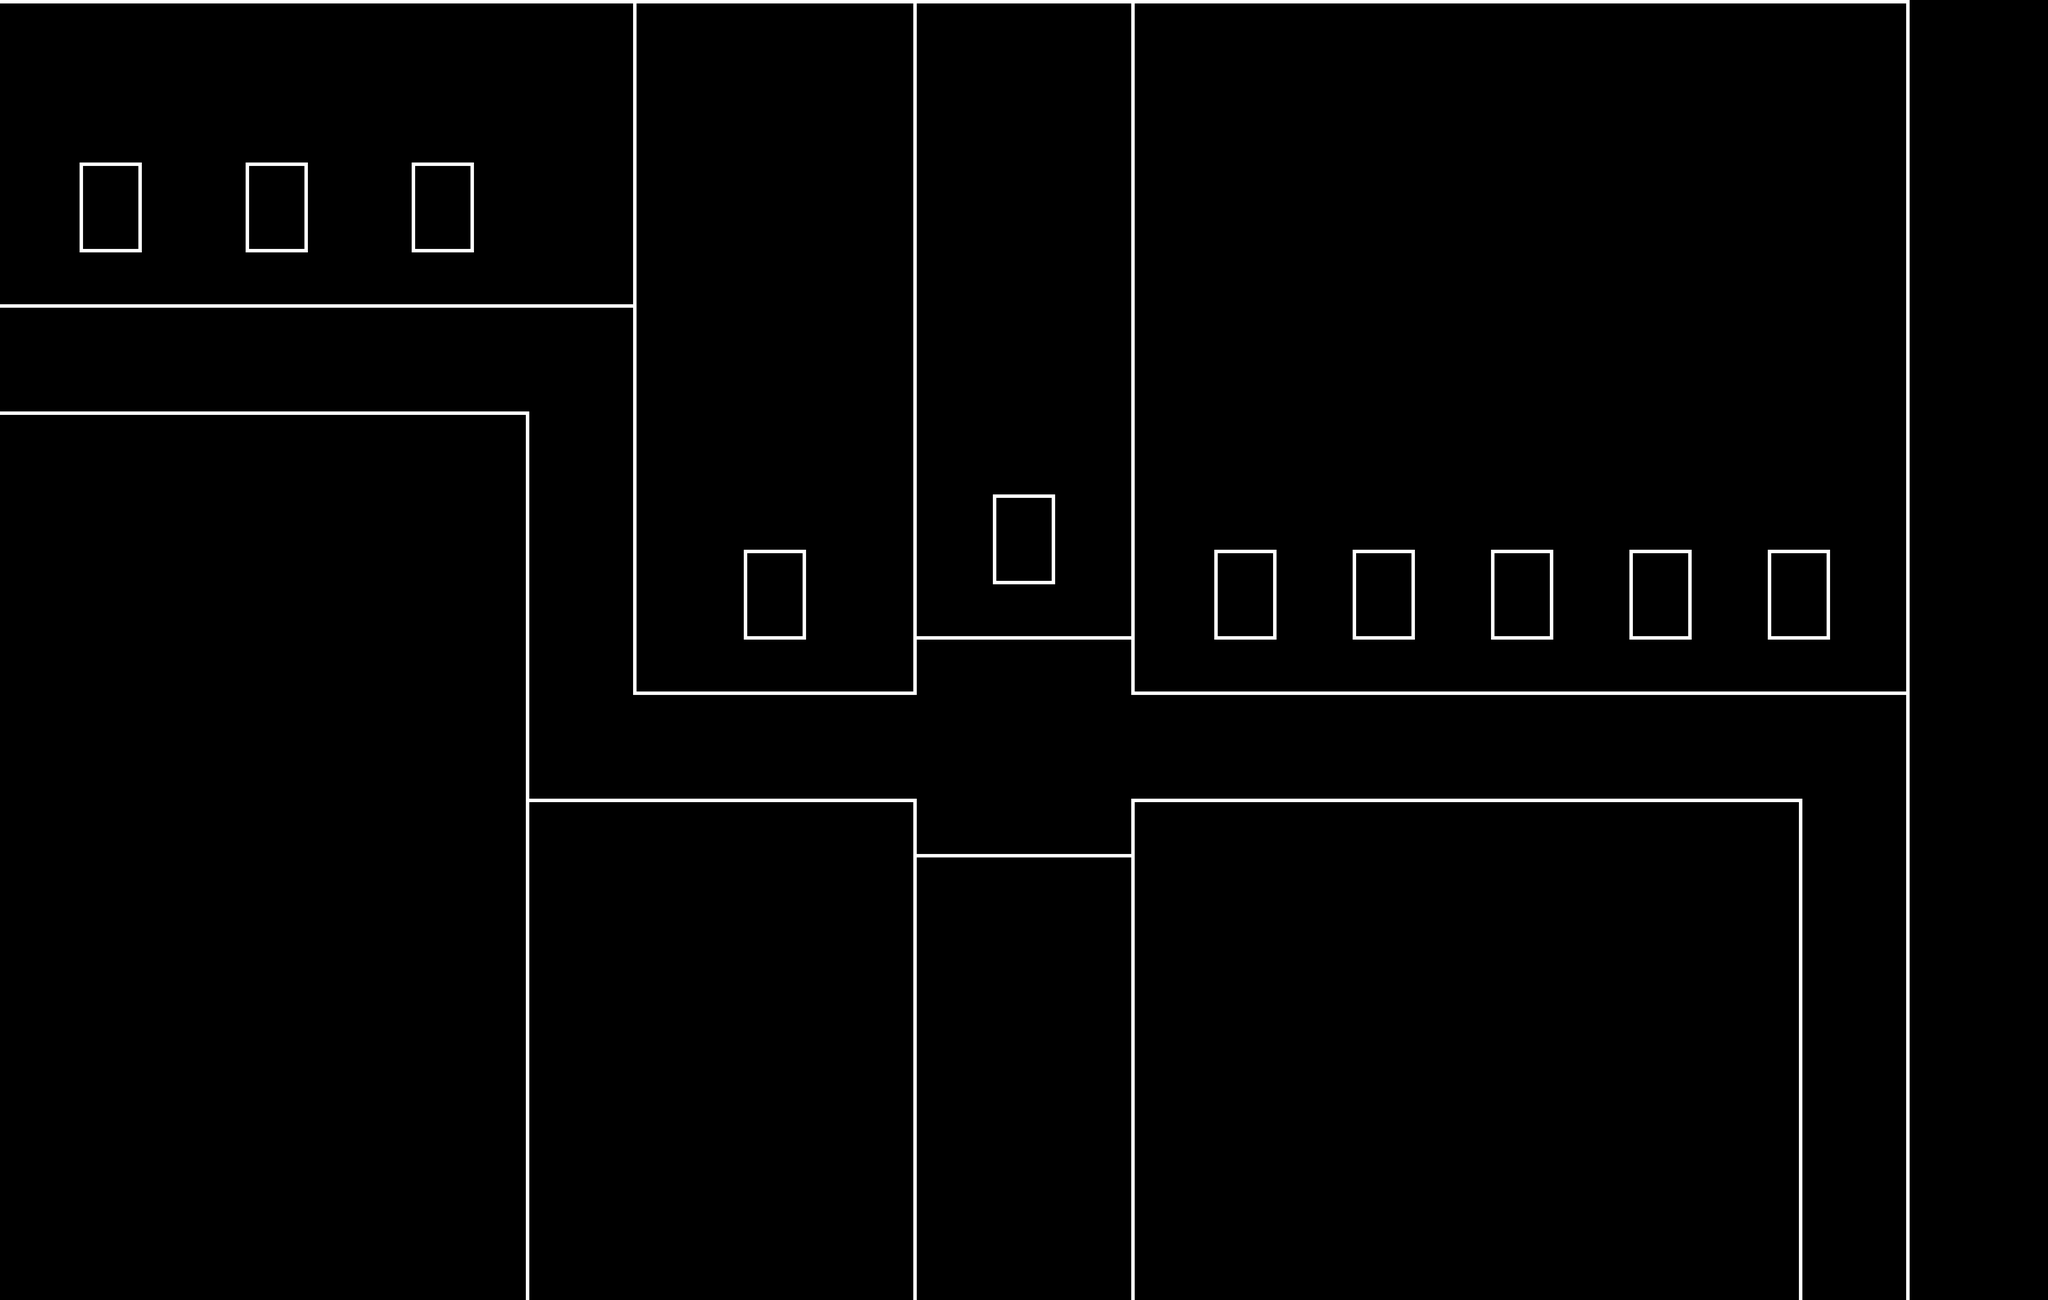

Tiled map render using the project's own tile images. Description and the map definition, with tile-layer contents summarised, below:
An orthogonal 74x47 tile map with 80x80 px tiles, 1 tile layer (Tile Layer 1) and 19 objects (16x Wall, 2x RoomTransition, Normal).

<map version="1.2" tiledversion="1.3.1" orientation="orthogonal" renderorder="right-down" compressionlevel="-1" width="74" height="47" tilewidth="80" tileheight="80" infinite="0" nextlayerid="3" nextobjectid="21">
 <tileset firstgid="1" source="Castle Bleck Tileset.tsx" />
 <layer id="1" name="Tile Layer 1" width="74" height="47">
  <data>[3478 cells, 3418 non-empty, 13 distinct tile ids]</data>
 </layer>
 <objectgroup id="2" name="Object Layer 1">
  <object id="1" name="Wall" x="0" y="800" width="1840" height="80" />
  <object id="2" name="Wall" x="1840" y="880" width="80" height="1120" />
  <object id="3" name="Wall" x="1920" y="1920" width="720" height="80" />
  <object id="4" name="Wall" x="2560" y="1840" width="80" height="80" />
  <object id="5" name="Wall" x="2640" y="1760" width="640" height="80" />
  <object id="6" name="Wall" x="3280" y="1840" width="80" height="160" />
  <object id="7" name="Wall" x="2640" y="2480" width="640" height="80" />
  <object id="8" name="Wall" x="2560" y="2320" width="80" height="160" />
  <object id="9" name="Wall" x="1520" y="2320" width="1040" height="80" />
  <object id="10" name="Wall" x="1440" y="1200" width="80" height="1120" />
  <object id="11" name="Wall" x="0" y="1200" width="1440" height="80" />
  <object id="13" name="Block" type="Normal" x="2920" y="2120" width="80" height="80">
   <properties>
    <property name="contents0" value="Other(self.game, self, 'Max Nut', 3)" />
    <property name="contents1" value="" />
    <property name="contents2" value="" />
    <property name="contents3" value="" />
    <property name="contents4" value="" />
    <property name="contents5" value="" />
    <property name="contents6" value="" />
    <property name="contents7" value="" />
    <property name="contents8" value="" />
    <property name="contents9" value="" />
   </properties>
  </object>
  <object id="14" name="Wall" x="3280" y="2320" width="80" height="140" />
  <object id="15" name="Wall" x="3360" y="2320" width="1840" height="80" />
  <object id="16" name="Wall" x="3360" y="1920" width="2160" height="80" />
  <object id="17" name="Wall" x="5520" y="1920" width="80" height="1840" />
  <object id="18" name="Wall" x="5120" y="2400" width="80" height="1360" />
  <object id="19" name="RoomTransition" x="5200" y="3760" width="320" height="60">
   <properties>
    <property name="playerPosx" type="int" value="800" />
    <property name="playerPosy" type="int" value="80" />
    <property name="room" value="self.game.loadCastleBleckRoom7()" />
   </properties>
  </object>
  <object id="20" name="RoomTransition" x="-40" y="880" width="40" height="320">
   <properties>
    <property name="playerPosx" type="int" value="4080" />
    <property name="playerPosy" type="int" value="1300" />
    <property name="room" value="self.game.loadCastleBleckEntrance()" />
   </properties>
  </object>
 </objectgroup>
</map>
